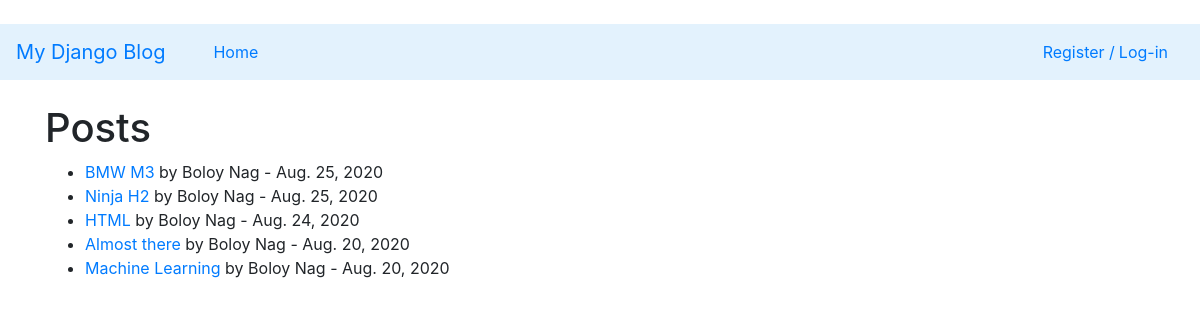
The page / on the database its author committed.
### ablog/models.py (models this page shows, shortened)
class Post(models.Model):
	title=models.CharField(max_length=255)
	title_tag=models.CharField(max_length=255)
	author=models.ForeignKey(User,on_delete=models.CASCADE)
	body=models.TextField()
	post_date=models.DateField(auto_now_add=True)
	category = models.CharField(max_length=255,default='None')

### ablog/views.py (the view)
# urls.py: path('',home_view.as_view(),name="home"),
class home_view(ListView):
	model=Post
	template_name='home.html'
	ordering=['-post_date']

### ablog/templates/home.html (shortened to what this page needs)
<!DOCTYPE html>
{% extends 'base.html' %}
{% block content %}
<br/>
<h1>Posts</h1>
<ul>
	{% for post in object_list %}
	   <li><a href="{%url 'post' post.pk %}">{{post.title}}</a> by {{post.author.first_name}} {{post.author.last_name}} - {{post.post_date}}
	{% endfor%}
	</li>
</ul>
{% endblock %}

### ablog/templates/base.html (shortened to what this page needs)
<!doctype html>
<html lang="en">
  <head>
    <link rel="stylesheet" href="https://stackpath.bootstrapcdn.com/bootstrap/4.5.2/css/bootstrap.min.css">
  </head>
  <body>
     <nav class="navbar navbar-expand-lg" style="background-color: #e3f2fd;">
  <a class="navbar-brand pr-4" href="{% url 'home' %}">My Django Blog</a>
  <div class="collapse navbar-collapse" id="navbarSupportedContent">
    <ul class="navbar-nav mr-auto">
      <li class="nav-item active">
        <a class="nav-link pr-3" href="{% url 'home' %}">Home <span class="sr-only">(current)</span></a>
      </li>
    </ul>
      {% if user.is_authenticated %}
      <a class="nav-link pl-0"  href="{% url 'logout' %}">Log-out</a>
      {% else %}
      <a class="nav-link pr-1"  href="{% url 'register' %}">Register /</a>
      <a class="nav-link pl-0"  href="{% url 'login' %}">Log-in</a>
      {% endif %}
  </div>
</nav>
    <div class="container" >
    {% block content %}
    {% endblock %}
    </div>
  </body>
</html>

### rows shown on the page
Post: title "BMW M3", author.first_name "Boloy", author.last_name "Nag", post_date "Aug. 25, 2020"
Post: title "Ninja H2", author.first_name "Boloy", author.last_name "Nag", post_date "Aug. 25, 2020"
Post: title "HTML", author.first_name "Boloy", author.last_name "Nag", post_date "Aug. 24, 2020"
Post: title "Almost there", author.first_name "Boloy", author.last_name "Nag", post_date "Aug. 20, 2020"
Post: title "Machine Learning", author.first_name "Boloy", author.last_name "Nag", post_date "Aug. 20, 2020"
